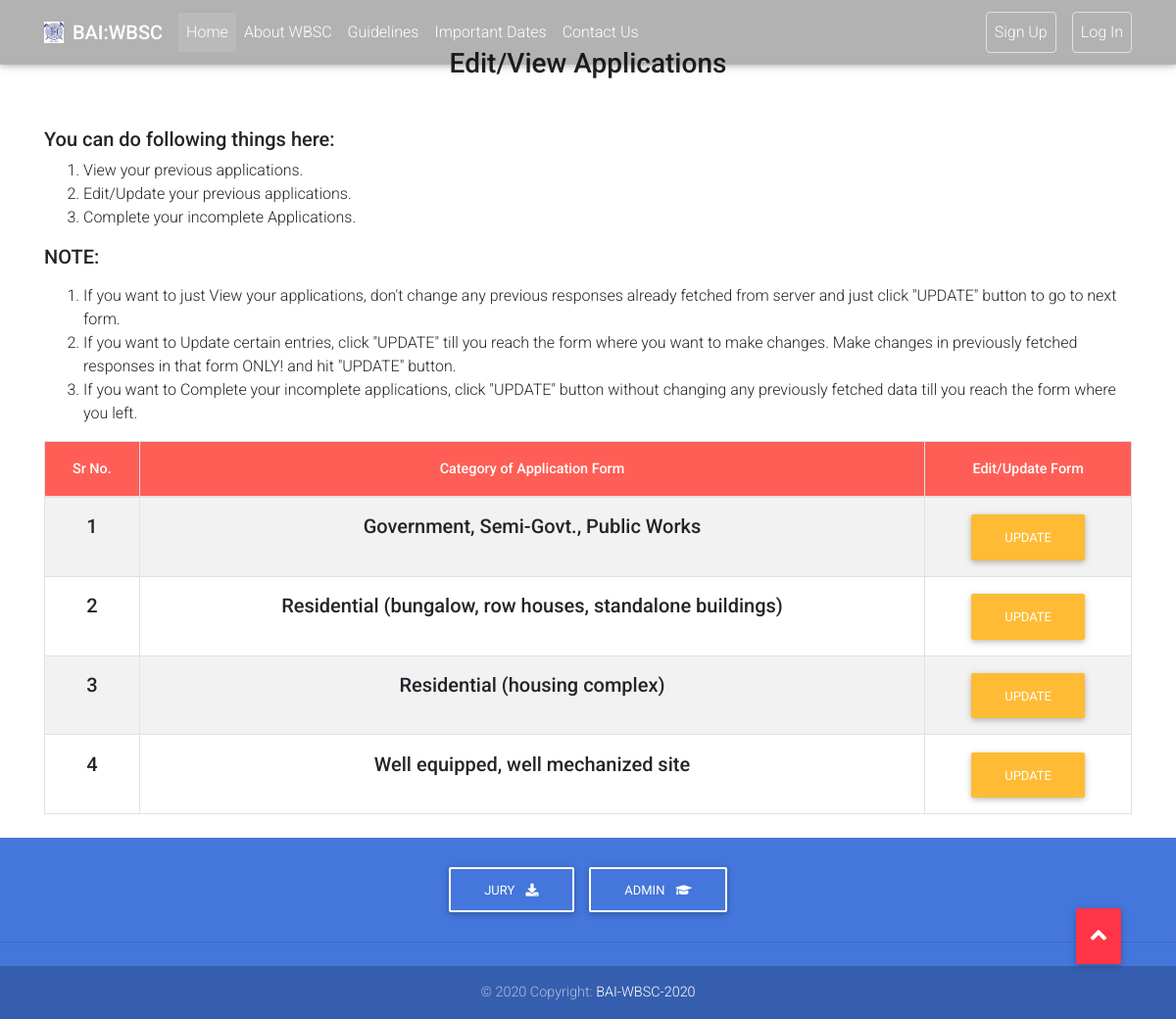
/BAI_app_v2/update_view/ (signed in), run on the app's committed database.
### BAI_app_v2/models.py (models this page shows, shortened)
class Category(models.Model):
    users_name = models.CharField(max_length=20, blank=True)
    app_form_cat = models.CharField(max_length=70,blank=False)
    status = models.IntegerField(default=0,blank=True)# 0 = None.....1 = Accepted.....2 = Rejected

### BAI_app_v2/views.py (the view)
# urls.py: path('update_view/',views.update_view,name="update_view"),
@login_required(login_url='/BAI_app_v2/user_login/')
def update_view(request):
    category = Category.objects.filter(users_name=request.user.username)
    all_entries = list()
    for itr in category:
        user = itr.users_name
        cate = itr.app_form_cat
        cate = cat_id[cate]
        sub_entry = list()
        sub_entry.append(user)
        sub_entry.append(cate)
        sub_entry.append(itr.app_form_cat)
        all_entries.append(sub_entry)
    return render(request,'BAI_app_v2/update_view.html',{"all_entries":all_entries})

### BAI_app_v2/templates/BAI_app_v2/update_view.html
{% extends "BAI_app_v2/base.html" %}
{% block body_block %}
<div class="container mt-5">
    <p class="h3 mb-5 text-center">Edit/View Applications</p>
    <p class="h5">You can do following things here:
        <ol>
            <li>View your previous applications.</li>
            <li>Edit/Update your previous applications.</li>
            <li>Complete your incomplete Applications.</li>
        </ol>
    </p>
    <p class="h5 mt-3 mb-3">NOTE:
        <ol>
            <li>If you want to just View your applications, don't change any previous responses already fetched from server
                and just click "UPDATE" button to go to next form.</li>
            <li>
                If you want to Update certain entries, click "UPDATE" till you reach the form where you want to make changes.
                Make changes in previously fetched responses in that form ONLY! and hit "UPDATE" button.
            </li>
            <li>
                If you want to Complete your incomplete applications, click "UPDATE" button without changing any previously
                fetched data till you reach the form where you left.
            </li>
        </ol>
    </p>
    <div class="table-wrapper-scroll-y my-custom-scrollbar">
        <table class="table table-bordered table-striped table-hover text-center" >
          <thead class="white-text">
            <tr>
              <th><strong>Sr No.</strong></th>
              <th><strong>Category of Application Form</strong></th>
              <th><strong>Edit/Update Form</strong></th>
            </tr>
          </thead>
          <tbody>
            {% for itr in all_entries %}
            <tr>
              <td class="h5">{{forloop.counter}}</td>
              <td class="h5">{{itr.2}}</td>
              <td><a role="button" class="btn btn-warning btn-rounded" href="{% url 'BAI_app_v2:show_updateform0' itr.0 itr.1 %}">Update</a></td>
            </tr>
            {% endfor %}
          </tbody>
        </table>
    </div>
</div>
{% endblock %}

### BAI_app_v2/static/css/style.css (style rules this page uses)
html, body, header, .view { height: 100%; scroll-behavior: smooth; }
thead { background-color: #ff5e56; }

### data on the page
Category: app_form_cat "Government, Semi-Govt., Public Works"
Category: app_form_cat "Residential (bungalow, row houses, standalone buildings)"
Category: app_form_cat "Residential (housing complex)"
Category: app_form_cat "Well equipped, well mechanized site"
